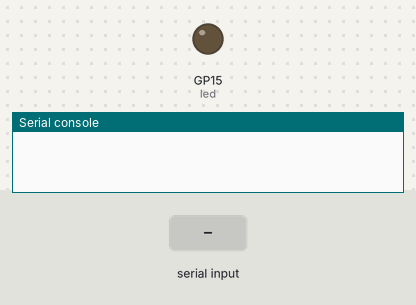
Bench run of a program on a simulated Raspberry Pi Pico running MicroPython. Shown: output pins drawn as LEDs (lit = HIGH), the last lines printed to the serial console. The inputs (shaded band) are chosen by the test bench.

Above: at 1.2 s.
1.3 s: "LED_ON" typed at the serial console, then Enter
At 2.5 s:
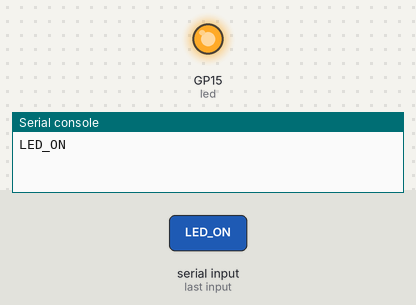
2.8 s: "LED_OFF" typed at the serial console, then Enter
At 3.8 s:
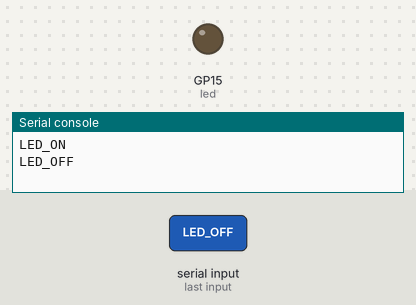
Timing chart, 0 to 5.8 s (numbered marks = the images above; inputs shaded):
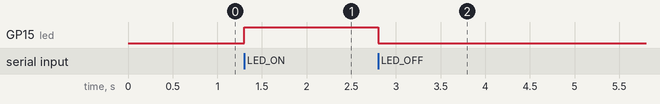

The program:

led.py
```python
from machine import Pin
import sys

led = Pin(15, Pin.OUT)  # LED na GPIO 15

while True:
    line = sys.stdin.readline().strip()
    if line == "LED_ON":
        led.value(1)
    elif line == "LED_OFF":
        led.value(0)
```

Measured:
- after the input at 1.3 s, GP15 (led): LOW → HIGH at once
- after the input at 2.8 s, GP15 (led): HIGH → LOW at once
